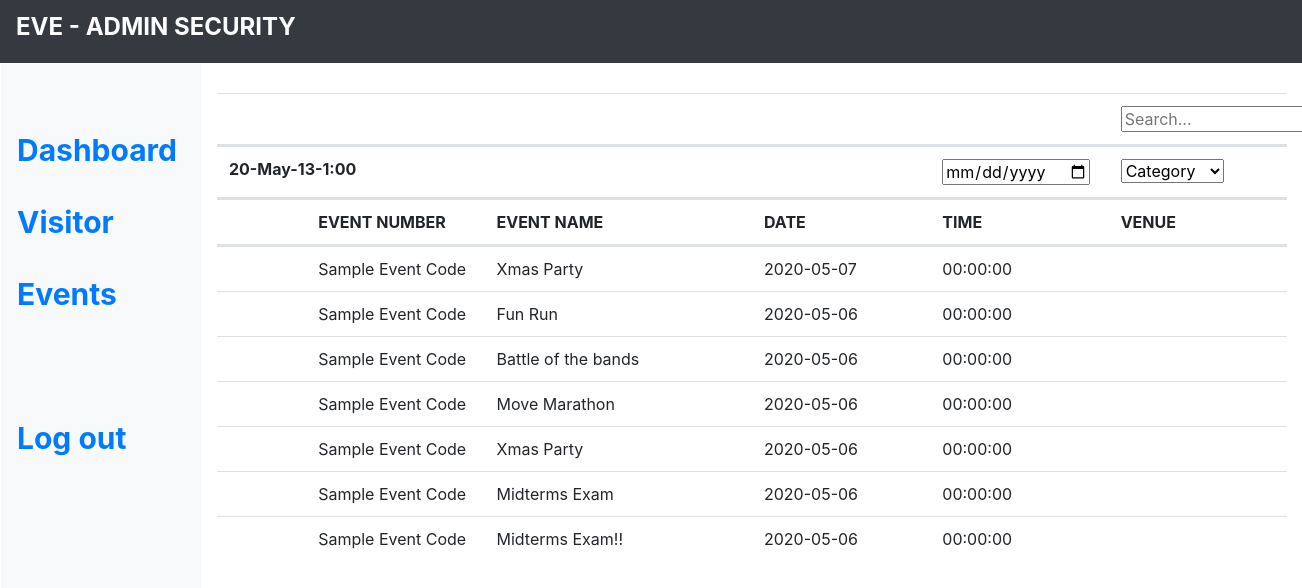
The page /devnet-0.1/admin-login/admin-events.php on the database as committed earlier.
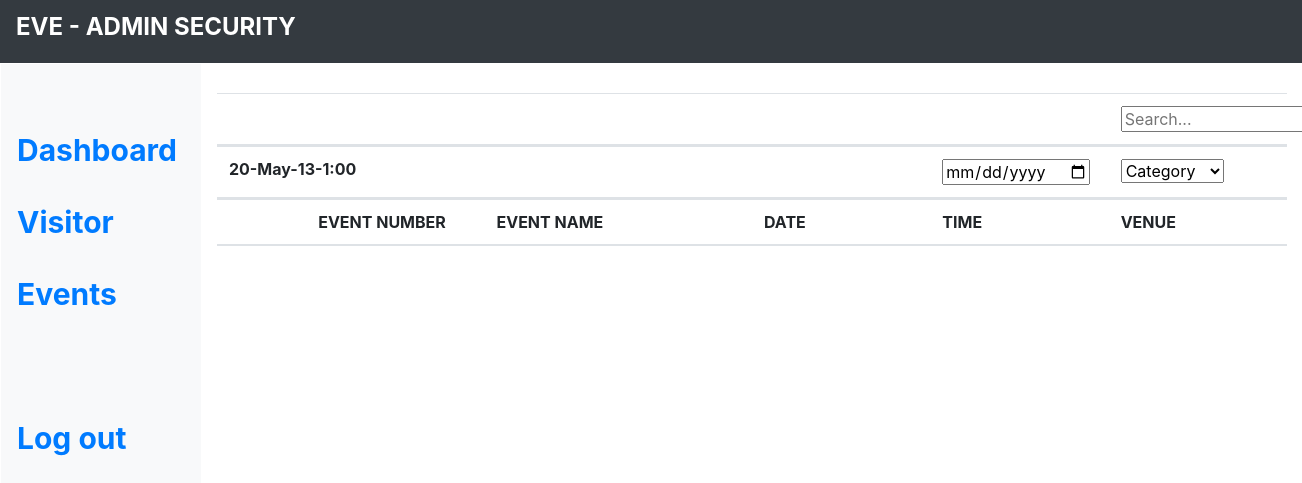
The same page on the database as committed later.
### tables this page shows
CREATE TABLE `event_list` (
  `eventCode` varchar(6) NOT NULL,
  `eventTitle` varchar(50) NOT NULL,
  `eventCreator` varchar(50) NOT NULL,
  `eventcategory` varchar(25) NOT NULL,
  `eventaudience` varchar(25) NOT NULL,
  `date` date NOT NULL,
  `startAt` time NOT NULL,
  `endat` time NOT NULL,
  `venue` varchar(25) NOT NULL,
  `timeCreated` time NOT NULL
);

### devnet-0.1/admin-login/admin-events.php (the view, shortened to what this page needs)
<html lang="en">
  <head>
    <link rel="stylesheet" href="https://maxcdn.bootstrapcdn.com/bootstrap/4.0.0-beta.2/css/bootstrap.min.css"
>
    <link rel="stylesheet" href="/admin-css/admin-stylesheet.css">
  </head>
  <body>
    <nav class="navbar navbar-dark bg-dark">
      <a class="navbar-brand float-right" href="#"><h4><b>EVE - ADMIN SECURITY</b></h4></a>
    </nav>
    <table style="height:100%; width: 100%">
      <tr>
        <td style="width:10%;">
          <nav class=" d-none d-md-block bg-light sidebar float-left" style="height: 100%; margin-left: 0; width: 200px;">
                <div class="sidebar-sticky">
                  <ul class="nav flex-column">
                    <br><br>
                    <li class="nav-item">
                      <a class="nav-link active" href="admin.php">
                       <div class="sidebar-items"> <b>Dashboard</b></div>
                      </a>
                    </li>
                    <li class="nav-item">
                      <a class="nav-link active" href="admin-visitor.php">
                       <div class="sidebar-items"> <b>Visitor</b></div>
                      </a>
                    </li>
                    <li class="nav-item">
                      <a class="nav-link active" href="#">
                       <div class="sidebar-items"> <b>Events</b></div>
                      </a>
                    </li>
                  </ul>
                  <a class="nav-link active" href="..\index.php">
                   <div class="sidebar-items"> <br><br><b>Log out</b></div>
                  </a>
                </div>
              </nav>
        </td>
        <td style="padding: 30px; vertical-align: top">
          <form action="process-order.php" method="post">
            <table class="table">
              <thead>
                <tr class="row">
                  <th class="col-10"></th>
                  <th class="col-2"><input type='text' placeholder='Search...'></th>
                </tr>
                <tr class="row">
                  <th class="col-8"><?php echo date('W-M-d-g:i') ?></th>
                  <th class="col-2"><input type='date' placeholder='Search...'></th>
                  <th class="col-2">
                    <select placeholder='Category'>
                      <option>Category</option>
                    </select>
                  </th>
                </tr>
                <tr class="row">
                  <th class='col-1'></th>
                  <th class="col-2">EVENT NUMBER</th>
                  <th class="col-3">EVENT NAME</th>
                  <th class="col-2">DATE</th>
                  <th class="col-2">TIME</th>
                  <th class="col-2">VENUE</th>
                </tr>
              </thead>
              <tbody>
                <tr class="row" style="height:100%;">
                  <?php
                      include_once "..\process\connection.php";
                      $sqlStmnt = "SELECT * FROM `event_list` ORDER BY `date` DESC";
                      $resultSet2 = mysqli_query($conn,$sqlStmnt);
                      while($result2 = mysqli_fetch_array($resultSet2))
                      {
                          echo  '<th class="col-1"></th>'.
                                '<td class="col-2">'.'Sample Event Code'.'</td>
                                <td class="col-3">'.$result2['eventTitle'].'</td>
                                <td class="col-2">'.$result2['date'].'</td>
                                <td class="col-2">'.$result2['startAt'].'</td>
                                <td class="col-2">'.$result2['venue'].'</td>';
                      }
                   ?>
                </tr>
              </tbody>
            </table>
          </form>
        </td>
      </tr>
    </table>
  </body>
</html>

### devnet-0.1/admin-login/admin-events.php (style rules this page uses)
.sidebar { margin-left: 0; width: 200px; height: 100%; }
.sidebar-items { padding-top: 20px; font-size: 30px; }

Rows that differ between the two databases and show on the page:
removed event_list: eventTitle "Xmas Party", date "2020-05-07", startAt "00:00:00"
removed event_list: eventTitle "Fun Run", date "2020-05-06", startAt "00:00:00"
removed event_list: eventTitle "Battle of the bands", date "2020-05-06", startAt "00:00:00"
removed event_list: eventTitle "Move Marathon", date "2020-05-06", startAt "00:00:00"
removed event_list: eventTitle "Xmas Party", date "2020-05-06", startAt "00:00:00"
removed event_list: eventTitle "Midterms Exam", date "2020-05-06", startAt "00:00:00"
removed event_list: eventTitle "Midterms Exam!!", date "2020-05-06", startAt "00:00:00"
